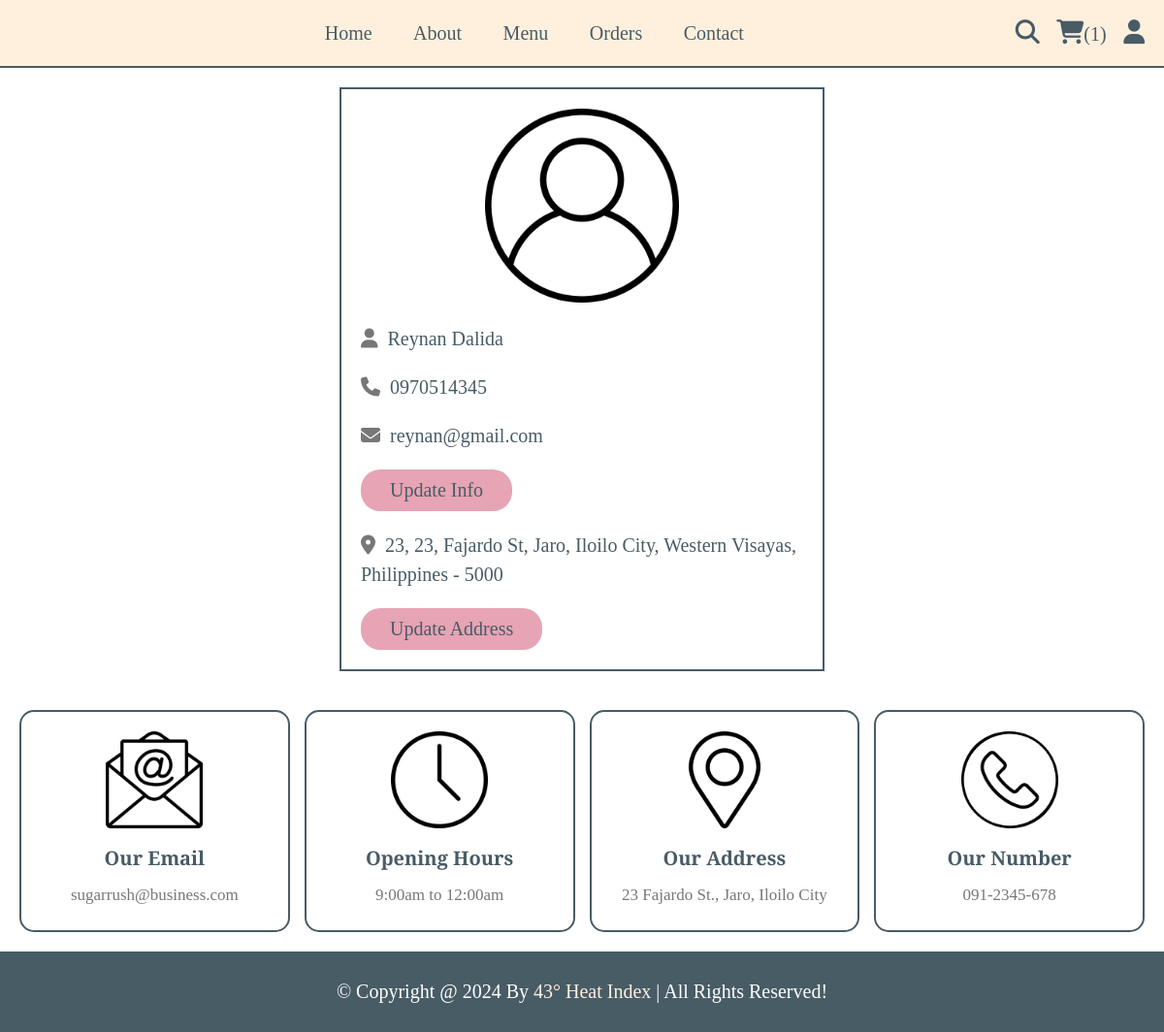
Page /profile.php (signed in) on the committed database.
### tables this page shows
CREATE TABLE `users` (
  `id` int(100) NOT NULL,
  `name` varchar(20) NOT NULL,
  `email` varchar(50) NOT NULL,
  `number` varchar(50) NOT NULL,
  `password` varchar(10) NOT NULL,
  `address` varchar(500) NOT NULL
);

### profile.php (the view, shortened to what this page needs)
<?php
include 'components/connect.php';
?>
<!DOCTYPE html>
<html lang="en">
<head>
   <link rel="stylesheet" href="https://cdnjs.cloudflare.com/ajax/libs/font-awesome/6.1.1/css/all.min.css">
   <link rel="stylesheet" href="css/style.css">
</head>
<body>
<?php include 'components/user_header.php'; ?>
<section class="user-details">
   <div class="user">
      <img src="images/user-icon.png" alt="">
      <p><i class="fas fa-user"></i><span><span><?= $fetch_profile['name']; ?></span></span></p>
      <p><i class="fas fa-phone"></i><span><?= $fetch_profile['number']; ?></span></p>
      <p><i class="fas fa-envelope"></i><span><?= $fetch_profile['email']; ?></span></p>
      <a href="update_profile.php" class="btn">update info</a>
      <p class="address"><i class="fas fa-map-marker-alt"></i><span><?php if($fetch_profile['address'] == ''){echo 'please enter your address';}else{echo $fetch_profile['address'];} ?></span></p>
      <a href="update_address.php" class="btn">Update Address</a>
   </div>
</section>
<?php include 'components/footer.php'; ?>
</body>
</html>

### css/style.css (style rules this page uses)
:root { --pink:#E6A4B4; --red:#e74c3c; --white:#fff; --black:#485c66; --light-color:#777; --border:.2rem solid var(--black); --playfair-display: "Playfair Display", serif; --plus-jakarta-sans: "Plus Jakarta Sans", sans-serif; --home-selection: "Jalibar", "display"; --primary-color: #FF9999; --secondary-color:#485c66; --yellow:#fff0de; ; --black-200: #020202; --black-300: #333333; --black-400: #1f1e31; --black-500: #555555; --gray-100: #888888; --color-white: #fff; --color-creamson: #fff0de; }
* { font-family: var(--playfair-display); margin:0; padding:0; box-sizing: border-box; outline: none; border: none; text-decoration: none; }
html { font-size: 62.5%; overflow-x: hidden; scroll-behavior: smooth; stop-opacity: 7rem; }
section { margin:0 auto; max-width: 1200px; padding:2rem; }
.btn, .delete-btn { margin-top: 1rem; display: inline-block; font-size: 2rem; padding:1rem 3rem; cursor: pointer; text-transform: capitalize; transition: .2s linear; }
.btn { background-color: var(--pink); color:var(--black); border-radius: 20px; }
.user-details .user { max-width: 50rem; margin:0 auto; border:var(--border); padding:2rem; }
.user-details .user img { width: 100%; height: 20rem; object-fit: contain; margin-bottom: 1rem; }
.user-details .user p { padding:1rem 0; line-height: 1.5; font-size: 2rem; }
.user-details .user p span { color:var(--black); }
.user-details .user p i { margin-right: 1rem; color:var(--light-color); }
.user-details .user .address { margin-top: 1rem; }

### rows in the picture
users: name "Reynan Dalida", number "0970514345", email "reynan@gmail.com", address "23, 23, Fajardo St, Jaro, Iloilo City, Western Visayas, Philippines - 5000"

### other values in the picture
$total_cart_items "1"
